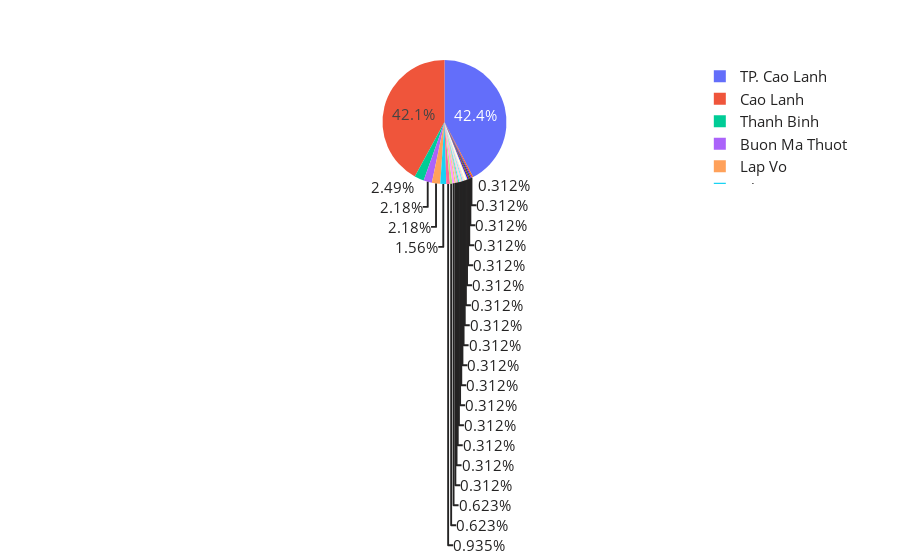

Notebook cell for this chart:
### Code cell
fig = px.pie( values=virus_common.groupby(['ProvincialCity']).size().values,names=virus_common.groupby(['ProvincialCity']).size().index)
fig.update_layout(
    font=dict(
        size=15,
        color="#242323"
    )
    )   
    
py.iplot(fig)

### Figure 1 — Plotly figure (JSON) as saved in the notebook; plotly's stock layout.template omitted (floating-point values rounded to 4 significant figures)
{"data": [{"domain": {"x": [0, 1], "y": [0, 1]}, "hovertemplate": "label=%{label}<br>value=%{value}<extra></extra>", "labels": ["Buon Ho", "Buon Ma Thuot", "Cam Lo", "Cao Lanh", "Chau Thanh", "Cu M'gar", "Dak Mil", "Dak Song", "Dien Khanh", "Dong Ha", "Dong Hoi", "Krong Ana", "Krong Nang", "Krong No", "Krong Pak", "Lai Vung", "Lap Vo", "Nha Trang", "Ninh Hoa", "Phong Dien", "TP. Cao Lanh", "Tam Nong", "Thanh Binh", "Thap Muoi", "Trieu Phong"], "legendgroup": "", "name": "", "showlegend": true, "type": "pie", "values": [1, 7, 1, 135, 1, 2, 1, 1, 1, 1, 1, 1, 1, 1, 1, 1, 7, 5, 2, 1, 136, 1, 8, 3, 1]}], "layout": {"font": {"color": "#242323", "size": 15}, "legend": {"tracegroupgap": 0}, "margin": {"t": 60}}}
